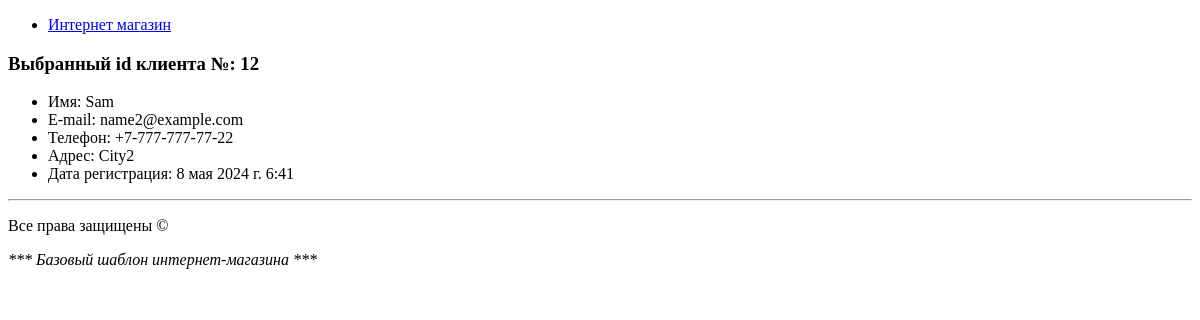
/shop/clients/12/, run on an earlier commit of the app's database.
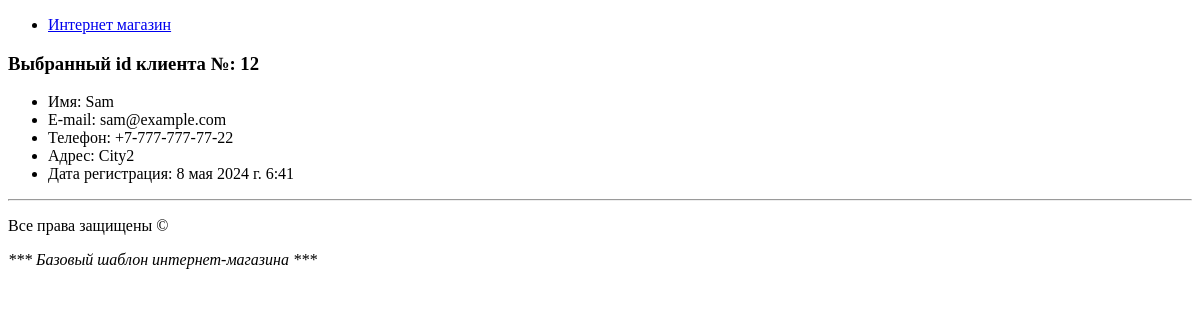
And on a later commit of the database.
### hw2app/models.py (models this page shows, shortened)
class Client(models.Model):
    name = models.CharField(max_length=100)
    email = models.EmailField()
    phone = models.CharField(max_length=20)
    address = models.CharField(max_length=100)
    date_reg = models.DateTimeField(auto_now_add=True)

### hw2app/views.py (the view)
# urls.py: path('clients/<int:client_id>/', views.get_client_on_id, name='get_clients'),
def get_client_on_id(request, client_id):
    client = get_object_or_404(Client, pk=client_id)
    if client is not None:
        context = {'client': client, 'client_id': f'Выбранный id клиента №: {client_id} '}
        return render(request, 'hw2app/clients.html', context)

### hw2app/templates/hw2app/clients.html (shortened to what this page needs)
{% extends 'hw2app/base.html' %}
{% block content %}
<ul class="nav nav-pills justify-content-end align-items-end">
    <li class="nav-item"><a href="/shop/" class="nav-link">Интернет магазин</a></li>
</ul>
<h3>{{ client_id }}</h3>
<ul>
    <li> Имя: {{ client.name }}</li>
    <li> E-mail: {{ client.email }}</li>
    <li> Телефон: {{ client.phone }}</li>
    <li> Адрес: {{ client.address }}</li>
    <li> Дата регистрация: {{ client.date_reg }}</li>
</ul>
{% endblock %}

What changed in the data, as far as the page shows it:
changed Client "Sam": email "name2@example.com" → "sam@example.com"
